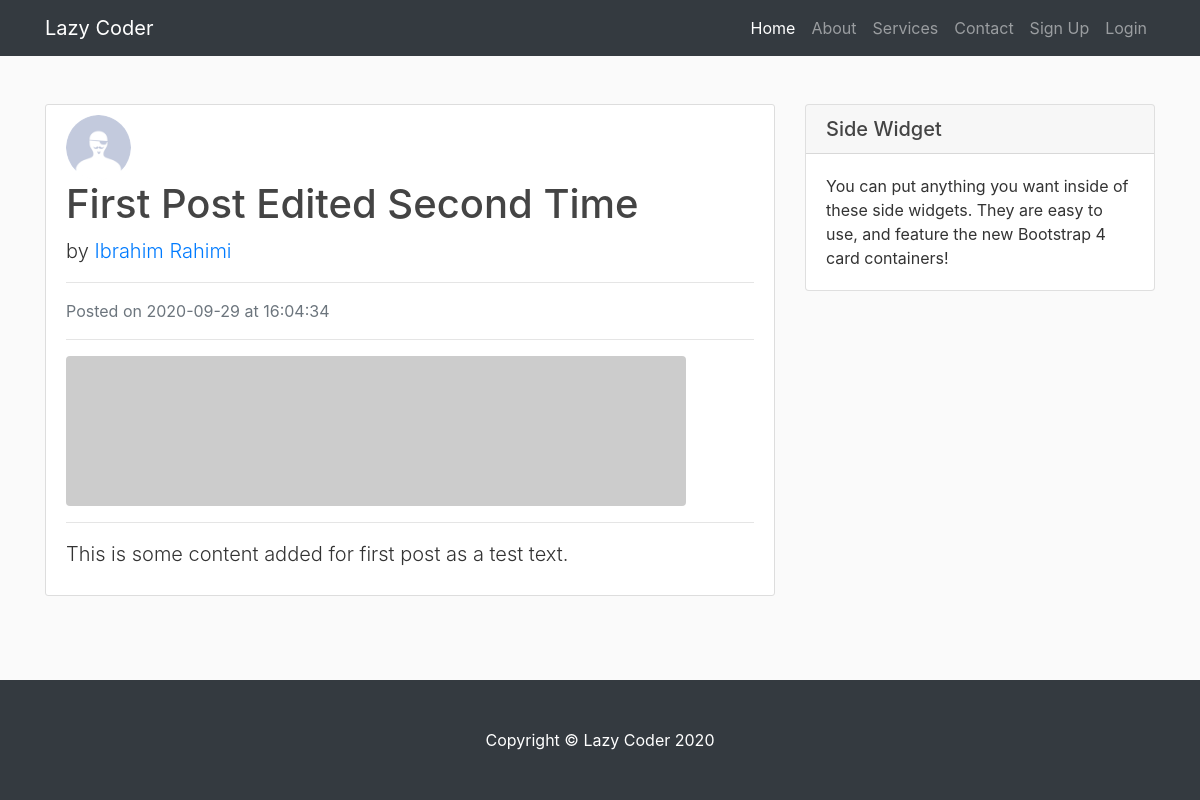
/post/1, run on an earlier commit of the app's database.
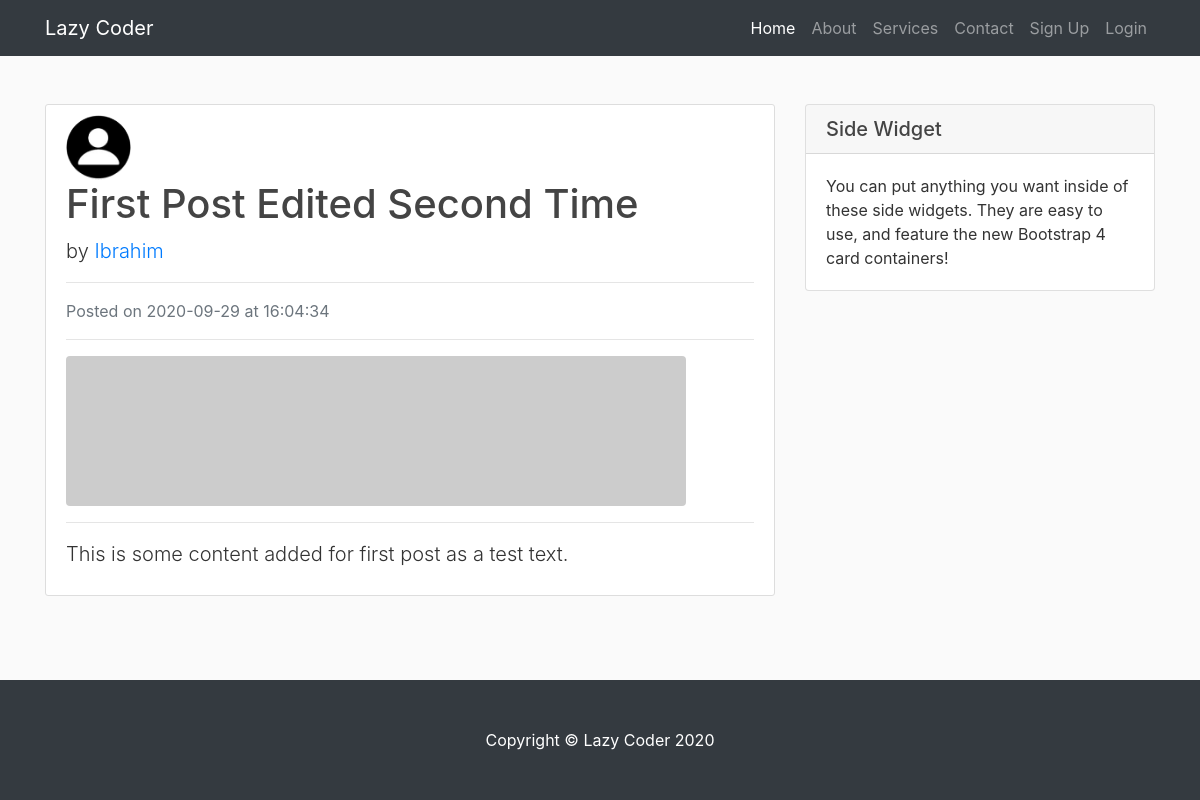
And on a later commit of the database.
### blog/models.py (models this page shows, shortened)
class User(db.Model, UserMixin):
    id = db.Column(db.Integer, primary_key=True)
    username = db.Column(db.String(255), unique=True, nullable=False)
    email = db.Column(db.String(255), unique=True, nullable=False)
    image_file = db.Column(db.String(20), nullable=False, default='default.jpg')
    password = db.Column(db.String(60), nullable = False)
    posts = db.relationship('Post', backref='author', lazy=True)

### blog/post/routes.py (the view)
@post.route('/post/<int:post_id>')
def show_post(post_id):
    post = Post.query.get_or_404(post_id)
    return render_template('post.html', title=post.title, post=post)

### blog/templates/post.html (shortened to what this page needs)
{% extends 'layout.html' %}
{% block content %}
    <div class="content-section mt-3">
        <img class="rounded-circle article-img" src="{{ url_for('static', filename='profiles/' + post.author.image_file) }}" alt="">
        <div class="media-body">
            <h1 class="artile-title">
                {{ post.title }}
            </h1>
            <p class="lead">
                by <a href="{{ url_for('user.user_posts', username=post.author.username) }}">{{ post.author.username }}</a>
            </p>
            <hr>
            <p class="text-muted">Posted on {{ post.date_posted.strftime('%Y-%m-%d') }} at {{ post.date_posted.strftime('%H:%M:%S') }}</p>
            <hr>
            <img class="img-fluid rounded" src="http://placehold.it/620x150" alt="">
            <hr>
            <p class="lead">{{ post.content }}</p>
        </div>
    </div>
{% endblock content %}
{% block sidebar %}
    <div class="card my-4">
        <h5 class="card-header">Side Widget</h5>
        <div class="card-body">
          You can put anything you want inside of these side widgets. They are easy to use, and feature the new Bootstrap 4 card containers!
        </div>
    </div>
{% endblock sidebar %}

What changed in the data, as far as the page shows it:
changed User: image_file: a different picture; author.username "Ibrahim Rahimi" → "Ibrahim"
